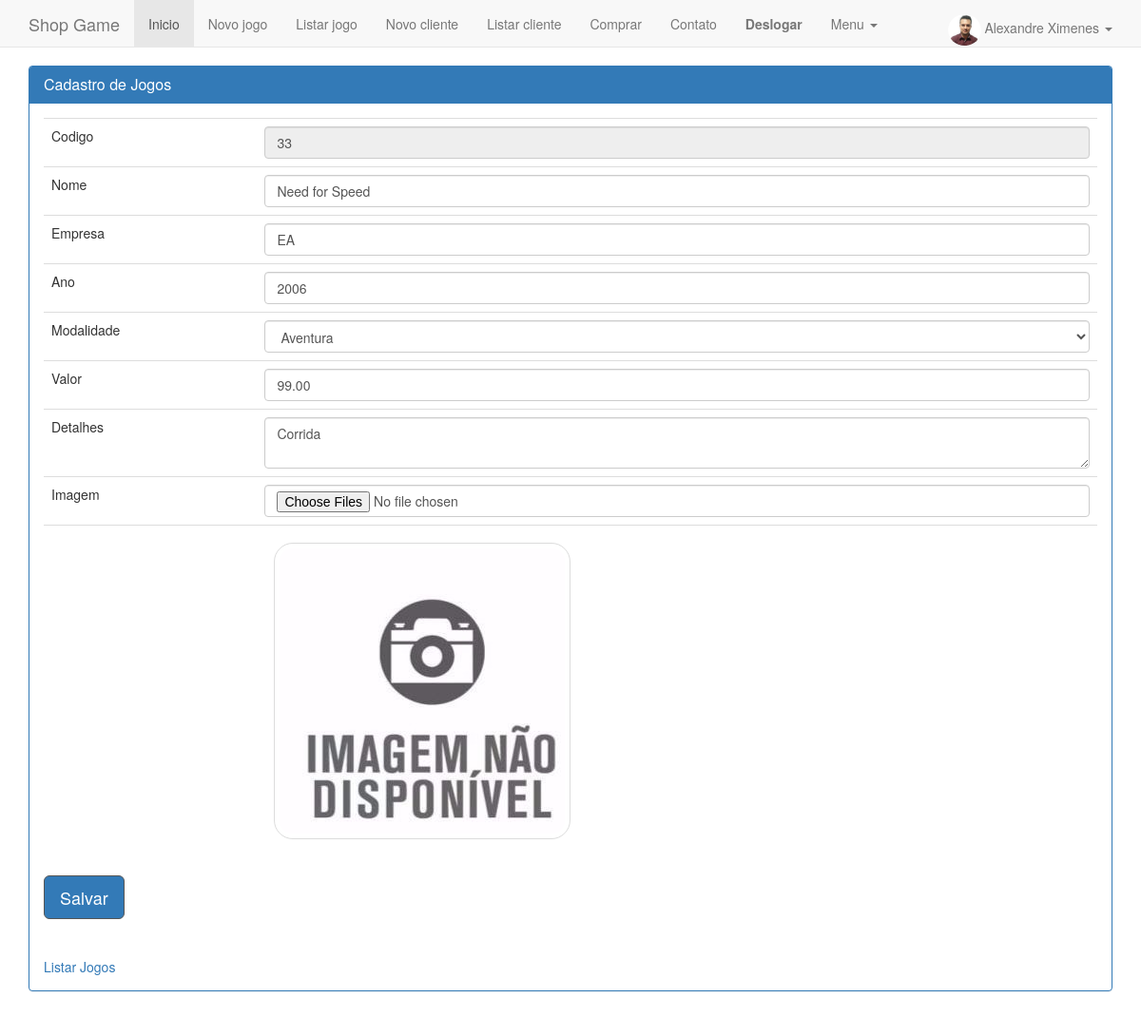
Page /cadastrarJogo.php?codigo=33 (signed in) on the committed database.
### tables this page shows
CREATE TABLE `cliente` (
  `codigo` int(11) NOT NULL AUTO_INCREMENT,
  `nome` varchar(300) DEFAULT NULL,
  `nascimento` date DEFAULT NULL,
  `endereco` varchar(200) DEFAULT NULL,
  `numero` int(11) DEFAULT NULL,
  `cep` varchar(10) DEFAULT NULL,
  `cidade` varchar(100) DEFAULT NULL,
  `estado` char(2) DEFAULT NULL,
  `login` varchar(100) DEFAULT NULL,
  `senha` varchar(10) DEFAULT NULL,
  `imagem` varchar(100) DEFAULT 'img/nao-disponivel.jpg',
  PRIMARY KEY (`codigo`),
  KEY `nome` (`nome`)
);

CREATE TABLE `jogo` (
  `codigo` int(11) NOT NULL AUTO_INCREMENT,
  `nome` varchar(300) DEFAULT NULL,
  `empresa` varchar(300) DEFAULT NULL,
  `ano` year(4) DEFAULT NULL,
  `modalidade` varchar(300) DEFAULT NULL,
  `valor` decimal(10,2) DEFAULT NULL,
  `detalhes` text,
  `imagem` varchar(100) DEFAULT 'img/nao-disponivel.jpg',
  PRIMARY KEY (`codigo`),
  KEY `nome` (`nome`)
);

### usuario.php (called while the page is built, shortened)
<?php include 'conecta.php';
function buscaUsuario2($conexao, $codigo){
	$cod = addslashes($codigo);
	$query = "select codigo, nome, login, imagem from cliente where codigo = {$cod}";
	$resultado = mysqli_query($conexao, $query);
	return mysqli_fetch_assoc($resultado);
}
function usuarioEstaLogado() {
	return isset ( $_SESSION ['usuario'] );
}
?>

### banco-jogo.php (called while the page is built, shortened)
<?php include("conecta.php");
 function buscaJogo($conexao, $codigo){
 	$cod = addslashes($codigo);
 	$query = "select * from jogo where codigo = {$cod}";
 	$resultado = mysqli_query($conexao, $query);
 	return mysqli_fetch_assoc($resultado);
 	}

### cadastrarJogo.php (the view, shortened to what this page needs)
<?php
include ("cabecalho.php");
include ("banco-jogo.php");
		?>
	<?php
	$jogo = "";
	if (isset ( $_GET ['codigo'] )) {
		$jogo = buscaJogo ( $conexao, $_GET ['codigo'] );
	}
	?>
<div class="container">
	<div class="panel panel-primary">
		<div class="panel-heading">
			<h3 class="panel-title">Cadastro de Jogos</h3>
		</div>
		<div class="panel-body">
			<div id="formulario">
				<form action="listaJogo.php" method="POST"
					enctype="multipart/form-data">
					<table class="table">
						<tr>
							<td>Codigo</td>
							<td><input type="text" class="form-control" name="codigo"
								placeholder="" value="<?=$jogo['codigo'] ?>"
								readonly="readonly" /></td>
						</tr>
						<tr>
							<td>Nome</td>
							<td><input type="text" class="form-control" name="nome"
								placeholder="Nome" value="<?=$jogo['nome'] ?>"></td>
						</tr>
						<tr>
							<td>Empresa</td>
							<td><input type="text" class="form-control" name="empresa"
								maxlength="40" placeholder="Empresa"
								value="<?=$jogo['empresa'] ?>"></td>
						</tr>
						<tr>
							<td>Ano</td>
							<td><input type="text" class="form-control" name="ano"
								maxlength="40"
								placeholder="Ano - digite o ano com 4 digitos Ex: 2017"
								value="<?=$jogo['ano'] ?>" pattern="\d{4}"></td>
						</tr>
						<tr>
							<td>Modalidade</td>
							<td>
							<?php $modalidade = $jogo['modalidade'];?>
							<select name="modalidade" class="form-control" placeholder="Opções">
									<option value="Aventura" <?php $modalidade == "Aventura" ? "selected='selected'" : ""; ?>>Aventura</option>
							</select></td>
						</tr>
						<tr>
							<td>Valor</td>
							<td><input type="number" class="form-control" name="valor"
								maxlength="40" placeholder="Valor"
								value="<?=$jogo['valor'] ?>"></td>
						</tr>
						<tr>
							<td>Detalhes</td>
							<td><textarea class="form-control" name="detalhes"><?=$jogo['detalhes'] ?>
							</textarea></td>
						</tr>
						<tr>
							<td>Imagem</td>
							<td><input type="file" class="form-control" name="imagem"
								placeholder="Carregue sua imagem" multiple></td>
						</tr>
						<tr>
							<td></td>
							<td><img class="foto" src="<?=$jogo['imagem'] ?>"></td>
						</tr>
					</table>
					<input type="submit" class="btn btn-lg btn-primary" value="Salvar">
				</form>
				</br> </br> <a href="listaJogo.php" action="listaJogo.php">Listar
					Jogos</a>
			</div>
		</div>
	</div>
</div>
<?php include("rodape.php") ?>

### cabecalho.php (shortened to what this page needs)
<!DOCTYPE html>
<html lang="en"><head><meta http-equiv="Content-Type" content="text/html; charset=UTF-8">
  <link href="css/estilo.css" rel="stylesheet">
    <link href="css/bootstrap.min.css" rel="stylesheet">
    <link href="css/ie10-viewport-bug-workaround.css" rel="stylesheet">
    <link href="css/navbar-static-top.css" rel="stylesheet">
  </head>
  <body>
    <nav class="navbar navbar-default navbar-static-top" style="height: 10px;">
      <div class="container">
        <div class="navbar-header">
          <a class="navbar-brand">Shop Game</a>
        </div>
        <div id="navbar" class="navbar-collapse collapse">
          <ul class="nav navbar-nav">
            <li class="active"><a href="index.php">Inicio</a></li>
            <li><a href="cadastrarJogo.php">Novo jogo</a></li>
              <li><a href="listaJogo.php">Listar jogo</a></li>
            <li><a href="cadastroCliente.php">Novo cliente</a></li>
            <li><a href="listaCliente.php">Listar cliente</a></li>
                  <li><a href="telaCarrinho.php">Comprar</a></li>
                   <li><a href="formulario-enviaemail.php">Contato</a></li>
                    <?php
                    require_once 'usuario.php';
                    if(usuarioEstaLogado()):?>
                    	  <li><a href="login.php?logout="<?=$_SESSION['usuario']['nome']?>"><strong>Deslogar</strong></a></li>
                    <?php else: ?>
                    <li><a href="login.php">Login</a></li>
                    <?php endif; ?>
            <li class="dropdown">
              <a href="#" class="dropdown-toggle" data-toggle="dropdown" role="button" aria-haspopup="true" aria-expanded="false">Menu <span class="caret"></span></a>
            </li>
          </ul>
          <ul class="nav navbar-nav navbar-right">
           <li class="dropdown" >
           	<a href="#" style="height: 50px;class="dropdown-toggle" data-toggle="dropdown" role="button" aria-haspopup="true" aria-expanded="false">
			<?php
                    	if(usuarioEstaLogado()):
                    		$usuario =  buscaUsuario2($conexao, $_SESSION['usuario']['codigo']);?>
                    		<img style="width: 35px; padding:0; margin:0; border-radius: 50%" src="<?=$usuario['imagem'] ?>">
                    	<?php 	echo $usuario['nome']; ?>
			 <span class="caret"></span></a>
	                    	<?php endif; ?>
	              </li>
              </ul>
        </div>
      </div>
    </nav>

### css/estilo.css (style rules this page uses)
.foto { margin: 10px; border-radius: 20px 20px; padding: 5px; border: 1px solid #DCDCDC; }
input[type=text]:focus, input[type=text]:focus, input[type=number]:focus, input[type=date]:focus, input[type=password]:focus, input[type=file]:focus,textarea, select { border: 3px solid #555; }
input[type=submit] { -webkit-transition-duration: 0.5s; transition-duration: 0.5s; bakcground-color: white; border: 1px solid #555; }

### css/navbar-static-top.css (style rules this page uses)
body { min-height: 2000px; }
.navbar-static-top { margin-bottom: 19px; }

### rows in the picture
cliente: imagem (picture), nome "Alexandre Ximenes"
jogo: codigo "33", nome "Need for Speed", empresa "EA", ano "2006", valor "99.00", detalhes "Corrida", imagem (picture)
